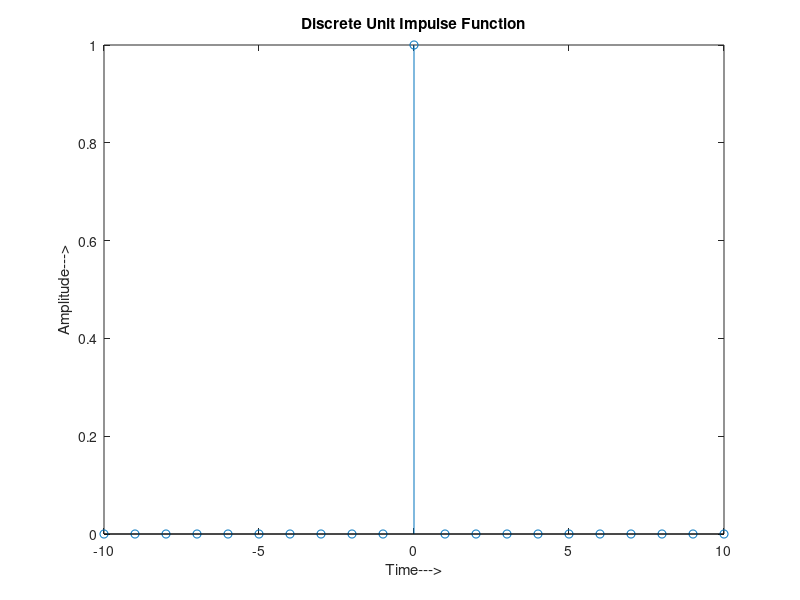

Write the MATLAB code that produced this figure.
clc;
clear all;
close all;

n= -10:1:10;
x1= [zeros(1,10), 1, zeros(1,10)];
stem(n,x1);
xlabel('Time--->');
ylabel('Amplitude--->');
title('Discrete Unit Impulse Function');